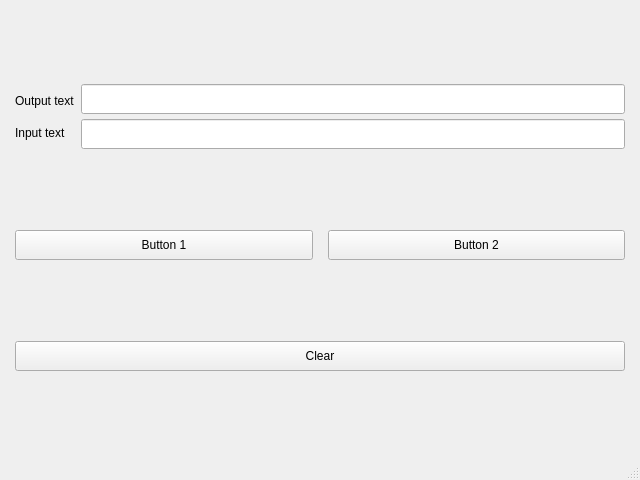
<?xml version="1.0" encoding="UTF-8"?>
<ui version="4.0">
 <class>MainWindow</class>
 <widget class="QMainWindow" name="MainWindow">
  <property name="geometry">
   <rect>
    <x>0</x>
    <y>0</y>
    <width>640</width>
    <height>480</height>
   </rect>
  </property>
  <property name="minimumSize">
   <size>
    <width>320</width>
    <height>240</height>
   </size>
  </property>
  <property name="maximumSize">
   <size>
    <width>640</width>
    <height>480</height>
   </size>
  </property>
  <property name="windowTitle">
   <string>MainWindow</string>
  </property>
  <widget class="QWidget" name="centralwidget">
   <layout class="QVBoxLayout" name="verticalLayout_3">
    <property name="leftMargin">
     <number>15</number>
    </property>
    <property name="rightMargin">
     <number>15</number>
    </property>
    <item>
     <layout class="QHBoxLayout" name="horizontalLayout">
      <item>
       <layout class="QVBoxLayout" name="verticalLayout_2">
        <property name="spacing">
         <number>0</number>
        </property>
        <item>
         <widget class="QLabel" name="label">
          <property name="minimumSize">
           <size>
            <width>0</width>
            <height>30</height>
           </size>
          </property>
          <property name="maximumSize">
           <size>
            <width>16777215</width>
            <height>50</height>
           </size>
          </property>
          <property name="text">
           <string>Output text</string>
          </property>
         </widget>
        </item>
        <item>
         <widget class="QLabel" name="label_2">
          <property name="minimumSize">
           <size>
            <width>0</width>
            <height>30</height>
           </size>
          </property>
          <property name="maximumSize">
           <size>
            <width>16777215</width>
            <height>50</height>
           </size>
          </property>
          <property name="text">
           <string>Input text</string>
          </property>
         </widget>
        </item>
       </layout>
      </item>
      <item>
       <layout class="QVBoxLayout" name="verticalLayout">
        <property name="spacing">
         <number>5</number>
        </property>
        <item>
         <widget class="QLineEdit" name="textOutput">
          <property name="minimumSize">
           <size>
            <width>0</width>
            <height>30</height>
           </size>
          </property>
          <property name="maximumSize">
           <size>
            <width>16777215</width>
            <height>30</height>
           </size>
          </property>
          <property name="readOnly">
           <bool>true</bool>
          </property>
         </widget>
        </item>
        <item>
         <widget class="QLineEdit" name="textInput">
          <property name="minimumSize">
           <size>
            <width>0</width>
            <height>30</height>
           </size>
          </property>
          <property name="maximumSize">
           <size>
            <width>16777215</width>
            <height>30</height>
           </size>
          </property>
         </widget>
        </item>
       </layout>
      </item>
     </layout>
    </item>
    <item>
     <layout class="QHBoxLayout" name="horizontalLayout_3">
      <property name="spacing">
       <number>15</number>
      </property>
      <item>
       <widget class="QPushButton" name="buttonOne">
        <property name="minimumSize">
         <size>
          <width>0</width>
          <height>30</height>
         </size>
        </property>
        <property name="text">
         <string>Button 1</string>
        </property>
       </widget>
      </item>
      <item>
       <widget class="QPushButton" name="buttonTwo">
        <property name="minimumSize">
         <size>
          <width>0</width>
          <height>30</height>
         </size>
        </property>
        <property name="text">
         <string>Button 2</string>
        </property>
       </widget>
      </item>
     </layout>
    </item>
    <item>
     <widget class="QPushButton" name="clearButton">
      <property name="minimumSize">
       <size>
        <width>0</width>
        <height>30</height>
       </size>
      </property>
      <property name="text">
       <string>Clear</string>
      </property>
     </widget>
    </item>
   </layout>
  </widget>
  <widget class="QMenuBar" name="menubar">
   <property name="geometry">
    <rect>
     <x>0</x>
     <y>0</y>
     <width>640</width>
     <height>25</height>
    </rect>
   </property>
  </widget>
  <widget class="QStatusBar" name="statusbar"/>
 </widget>
 <resources/>
 <connections/>
</ui>
